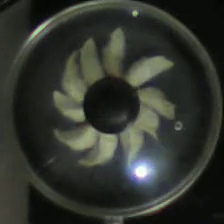
#> input picture validation/000000_000448.png, 224 x 224 px; its folder holds 4 pictures in this run
$ python generate_splite_image.py
#> lines starting #> are read from the running program, lines starting #| are printed output that depends on the picture; pictures that were not available may be replaced by others from this repository, and a replacement may not be noted
import os
import copy
import math
import time

from PIL import Image
import numpy as np


_IMAGE_DIR = '/media/panasonic/644E9C944E9C611A/tmp/data/img/food_dossari_20180815_cu_ep_tm/validation'
_TARGET_DIR = '/media/panasonic/644E9C944E9C611A/tmp/data/splite/food_dossari_20180815_cu_ep_tm_x_10'


def main():
    # generate target directory
    if os.path.isdir(_TARGET_DIR) is False:
        os.mkdir(_TARGET_DIR)

    # count number of files
    number_of_files = 0
    sub_directories = os.listdir(_IMAGE_DIR)
    for sub_directory in sub_directories:
        sub_directory = os.path.join(_IMAGE_DIR, sub_directory)
        number_of_files += len(os.listdir(sub_directory))

    # generatge array which includes all file path
    image_list = []
    for root, dirs, files in sorted(os.walk(_IMAGE_DIR)):
        for f in files:
            filepath = os.path.join(root, f)
            image_list.append(filepath)

    print('image_list', len(image_list))

    # image_array = np.array([np.array(Image.open(i) for i in image_list)])

    # define progress bar
    count = 0
    number_of_files = len(image_list)
    progress = "\r >> {0}/{1}"

    # resize all image
    resize_images = np.array([])
    t0 = time.time()
    image_array = np.array(
        [np.array(Image.open(i).resize((100,100))) for i in image_list]
    )
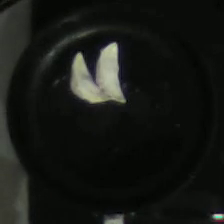
#> input picture validation/000000_000158.png, 224 x 224 px
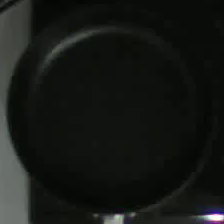
#> input picture validation/000000_000001.png, 224 x 224 px
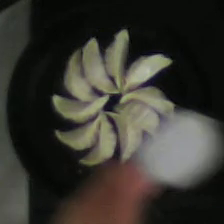
#> input picture validation/000000_000407.png, 224 x 224 px
    # [8 lines of commented-out code are left out]
    t1 = time.time()
    print('\nresized time: ', t1 - t0)

    print('image_array.shape', image_array.shape)
#| image_array.shape (4, 100, 100, 3)

    max_frames = int(np.ceil(np.sqrt(image_array.shape[0])))
#> max_frames = 2
    frames = []

    for i in range(image_array.shape[0]):
        try:
            f = Image.fromarray((image_array[i]))
            frames.append(f.getdata())
        except:
            print(f + ' is not a valid image')
#> after the loop, frames = 4 items

    tile_width = frames[0].size[0]
#> tile_width = 100
    tile_height = frames[0].size[1]
#> tile_height = 100


    if len(frames) > max_frames:
        spritesheet_width = tile_width * max_frames
#> spritesheet_width = 200
        spritesheet_height = tile_height * max_frames
#> spritesheet_height = 200
    else:
        spritesheet_width = tile_width * len(frames)
        spritesheet_height = tile_height

    print('spritesheet_height', spritesheet_height)
#| spritesheet_height 200
    print('spritesheet_width', spritesheet_width)
#| spritesheet_width 200

    spritesheet = Image.new(
        'RGB',
        (int(spritesheet_width), int(spritesheet_height))
    )
#> spritesheet: PIL image 200x200 RGB; every value is 0

    # define progress bar
    count = 0
    number_of_files = len(frames)
#> number_of_files = 4
    progress = "\r >> {0}/{1}"

    for idx, f in enumerate(frames):
        top = tile_height * math.floor((frames.index(f)) / max_frames)
        left = tile_width * (frames.index(f) % max_frames)
        bottom = top + tile_height
        right = left + tile_width

        box = (left, top, right, bottom)
        box = [int(i) for i in box]
        cut_frame = f.crop((0,0,tile_width,tile_height))

        spritesheet.paste(cut_frame, box)
        print(progress.format(idx, number_of_files),end='')
        count += 1
#> this loop made 4 passes
#> (top, left, bottom, right) on passes 1, 4: (0, 0, 100, 100), (100, 100, 200, 200)
#> (top, left, bottom, right, box) on passes 2 to 3: (0, 100, 100, 200, [100, 0, 200, 100]), (100, 0, 200, 100, [0, 100, 100, 200])
#|  >> 0/4
#|  >> 1/4
#|  >> 2/4
#|  >> 3/4
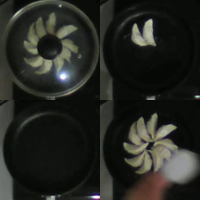
#> spritesheet: PIL image 200x200 RGB; mean R, G, B 37.5, 39, 33.8
#> after the loop, count = 4

    spritesheet.save(os.path.join(_TARGET_DIR, 'splite.png'))


if __name__ == '__main__':
    main()
